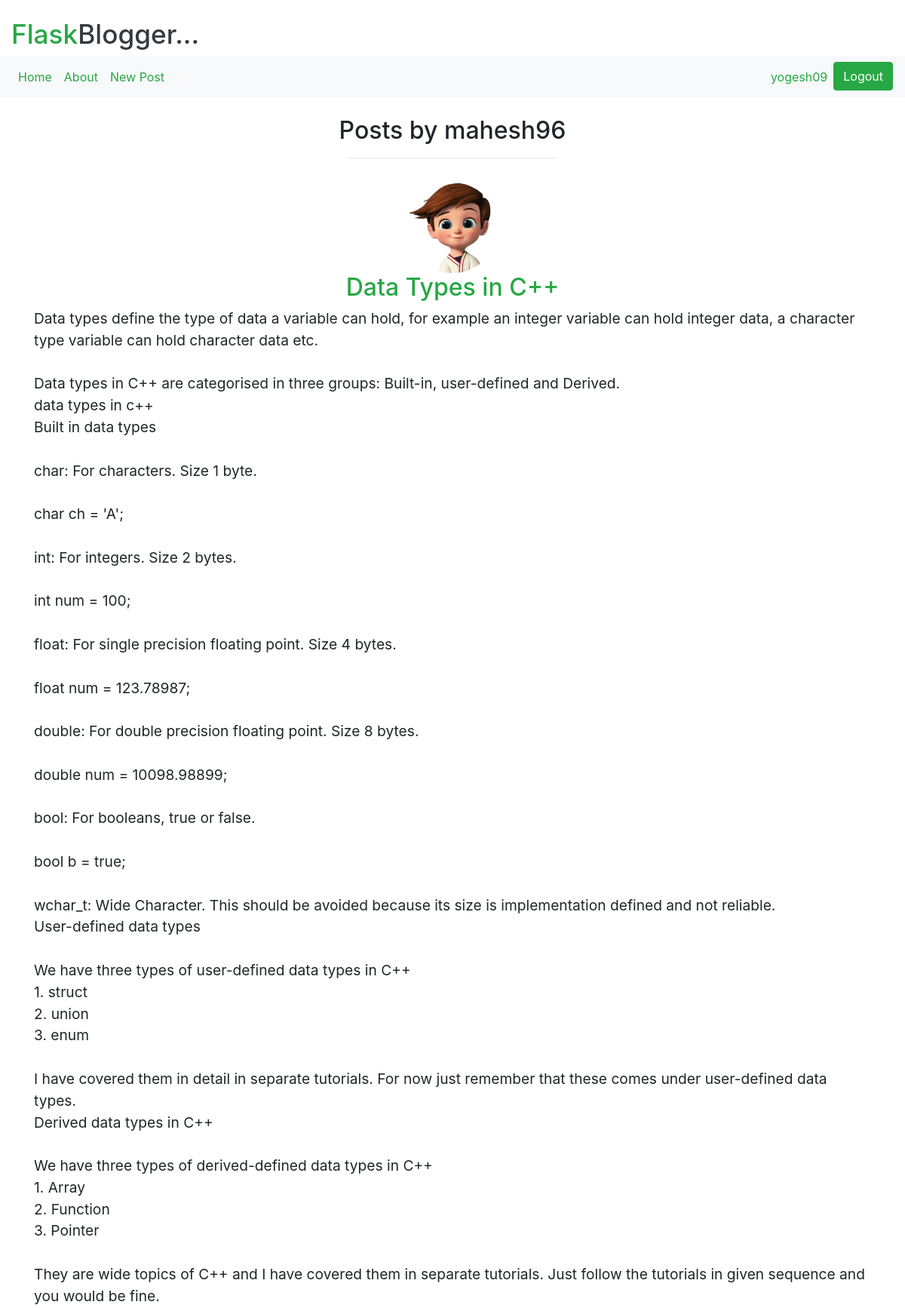
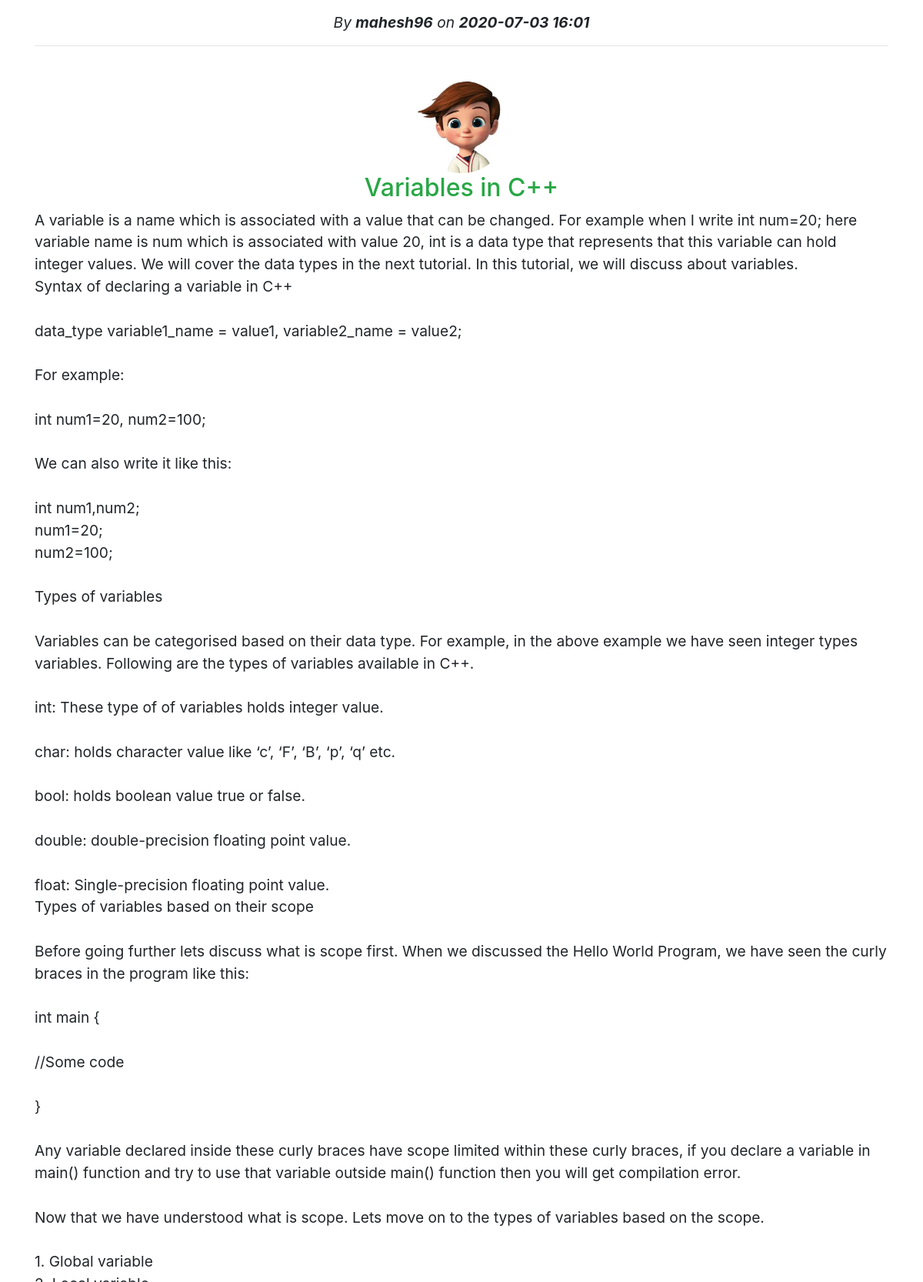
/user/mahesh96 (signed in, upper part), run on the app's committed database (2 pictures, top to bottom).
### flaskBlog/models.py (models this page shows, shortened)
class User(db.Model, UserMixin):
    id = db.Column(db.Integer, primary_key=1)
    username = db.Column(db.String(20), unique=1, nullable=0)
    email = db.Column(db.String(100), unique=1, nullable=0)
    image = db.Column(db.String(20), nullable=0, default='default.jpg')
    password = db.Column(db.String(60), nullable=0)
    posts = db.relationship('Post', backref='auther', lazy=1)
    comments = db.relationship('Comment', backref='auther', lazy=1)

class Post(db.Model):
    id = db.Column(db.Integer, primary_key=1)
    title = db.Column(db.String(100), nullable=0)
    date = db.Column(db.DateTime, nullable=0, default=datetime.now(pytz.timezone('Asia/Kolkata')))
    content = db.Column(db.Text, nullable=0)
    userId = db.Column(db.Integer, db.ForeignKey('user.id'), nullable=0)

### flaskBlog/routes.py (the view)
@app.route('/user/<username>')
def user(username):
    page = request.args.get('page', 1, type=int)
    user = User.query.filter_by(username=username).first_or_404()
    posts = Post.query.filter_by(auther=user)\
        .order_by(Post.id.desc()).paginate(per_page=3, page=page)
    return render_template('user.html', posts=posts, user=user)

### flaskBlog/models.py (called while the page is built)
@loginManager.user_loader
def loadUser(userId):
    return User.query.get(int(userId))

### flaskBlog/templates/user.html (shortened to what this page needs)
{% extends "layout.html" %}
{% block content %}
    <h2 class="text-center"> Posts by {{ user.username }} </h2>
    <hr class="w-25 pb-3">
    <div style="font-size: 120%" class="text-center">
        {% for post in posts.items %}
        <img src="{{ url_for('static',filename='profilePics/'+post.auther.image) }}" height="120px" width="120px" class="rounded-circle">
        <h2> <a href="{{ url_for('post',postId=post.id )}}" class="text-success">{{ post['title'] }}</a></h2>
        <p class="text-left" style="white-space: pre-wrap">{{ post['content'] }}</p>
        <p><i>By <b>{{ post.auther.username }}</b> on <b>{{ post['date'].strftime('%Y-%m-%d %H:%M') }}</b></i></p>
        <hr><br>
        {% endfor %}
    </div>
{% endblock content %}

### flaskBlog/templates/layout.html (shortened to what this page needs)
<html>
    <head>
        <link rel="stylesheet" href="https://maxcdn.bootstrapcdn.com/bootstrap/4.5.0/css/bootstrap.min.css">
    </head>
    <body>
        <header>
        <div class="container-fluid pt-4">
        <b><h1 style="font-size: 220%" > <a class="text-success" href="{{ url_for('home') }}">Flask</a><a class="text-dark" href="{{ url_for('home') }}">Blogger...</a></h1></b>
        </div>
            <nav class="navbar navbar-expand-lg navbar-light bg-light">
                    <div class="collapse navbar-collapse" id="navbarSupportedContent">
                      <ul class="navbar-nav mr-auto">
                        <li class="nav-item active">
                          <a class="nav-link text-success" href="{{ url_for('home') }}">Home <span class="sr-only">(current)</span></a>
                        </li>
                        <li class="nav-item active">
                            <a class="nav-link text-success" href="{{ url_for('about') }}">About <span class="sr-only">(current)</span></a>
                        </li>
                        {% if current_user.is_authenticated %}
                        <li class="nav-item active">
                                <a class="nav-link text-success" href="{{ url_for('newpost') }}">New Post <span class="sr-only">(current)</span></a>
                            </li>
                        {% endif %}
                      </ul>
                      <ul class="navbar-nav ml-auto">
                            {% if current_user.is_authenticated %}
                            <li class="nav-item active">
                                <a class="nav-link text-success" href="{{ url_for('account') }}">{{ current_user.username }} <span class="sr-only">(current)</span></a>
                            </li>
                            <li class="nav-item active">
                                <button type="button" class="btn btn-success" data-toggle="modal" data-target="#myModal">
                                    Logout
                                </button>
                            </li>
                            {% endif %}
                        </ul>
                    </div>
                  </nav>
            </header>
        <div class="container pt-4 pb-4">
        {% block content %} {% endblock %}
        </div>
    </body>
</html>

### data on the page
User: username "yogesh09"
User: username "mahesh96"
Post: image (placeholder picture), title "Data Types in C++", content "Data types define the type of data a variable can hold, for example an integer variable can hold integer data, a character type variable can hold character data etc. Data types in C++ are categorised in three groups: Built-in, user-defined and Derived. data types in c++ Built in data types char: For characters. Size 1 byte. char ch = 'A'; int: For integers. Size 2 bytes. int num = 100; float: For single precision floating point. Size 4 bytes. float num = 123.78987; double: For double precision floating point. Size 8 bytes. double num = 10098.98899; bool: For booleans, true or false. bool b = true; wchar_t: Wide Character. This should be avoided because its size is implementation defined and…", auther.username "mahesh96", date "2020-07-03 16:01"
Post: image (placeholder picture), title "Variables in C++"
